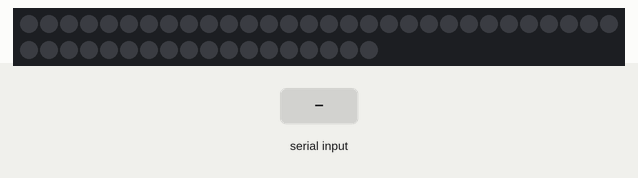
A sketch run on a simulated Arduino Uno, built with avr-gcc and run on an emulated ATmega328P. Shown: 48 RGB LEDs in strip order, left to right, continuing on the next row. The test bench sets the inputs (shaded band). Dim RGB values are drawn brighter than linear.

Above: at 1.2 s.
1.3 s: "SHIFT\n" received over Serial
At 1.35 s:
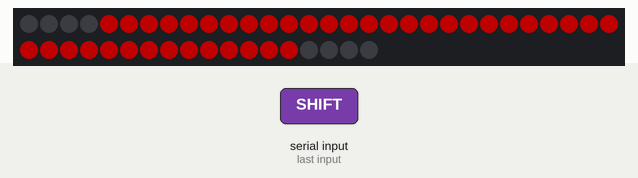
3.4 s: "YELLOW\n" received over Serial
At 3.46 s:
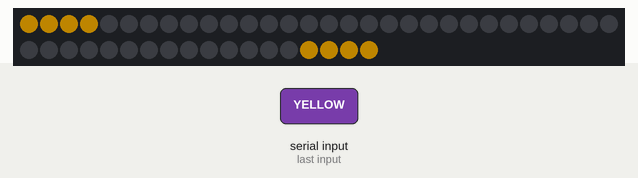
5.5 s: "BLUE\n" received over Serial
At 5.66 s:
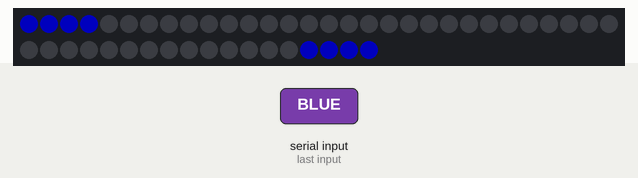
7.6 s: "GREEN\n" received over Serial
At 7.66 s:
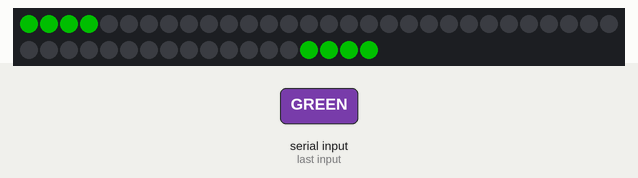
9.4 s: "RED\n" received over Serial
At 9.56 s:
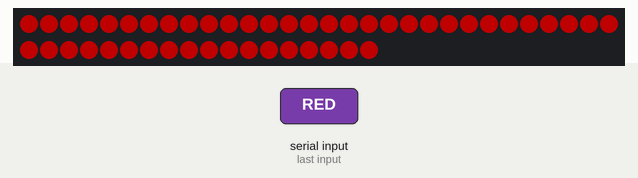
12.4 s: "RPM:\n" received over Serial
At 12.55 s:
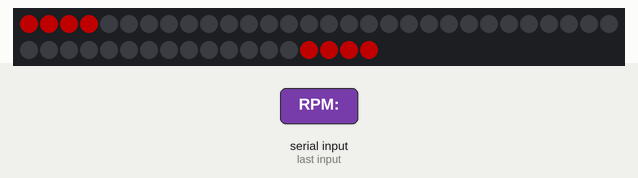

Measured:
- after the input at 1.3 s, the LEDs: change at once (image 1)
- after the input at 3.4 s, the LEDs: change at once (image 2)
- after the input at 5.5 s, the LEDs: first change at once (image 3 shows a later state)
- after the input at 7.6 s, the LEDs: change at once (image 4)
- after the input at 9.4 s, the LEDs: first change at once (image 5 shows a later state)
- after the input at 12.4 s, the LEDs: change at once (image 6)

The sketch:

universal_arduino.ino.ino
```cpp
#include <Adafruit_NeoPixel.h>

#define LED_PIN 6
#define NUM_LEDS 48

// =====================================================
// LED LAYOUT
// =====================================================
//
// 0 - 3   = LEFT FLAG LEDs
// 4 - 43  = 40 RPM LEDs
// 44 - 47 = RIGHT FLAG LEDs
//

#define FLAG_LEFT_START  0
#define RPM_START        4
#define RPM_END          43
#define FLAG_RIGHT_START 44

Adafruit_NeoPixel strip(
  NUM_LEDS,
  LED_PIN,
  NEO_GRB + NEO_KHZ800
);


// =====================================================
// RPM
// =====================================================

int maxRPM = 12000;
int currentRPM = 0;


// =====================================================
// SHIFT LIGHT
// =====================================================

bool shiftActive = false;
bool shiftBlinkState = false;

unsigned long lastShiftBlink = 0;

const unsigned long SHIFT_BLINK_INTERVAL = 100;


// =====================================================
// FLAG STATE
// =====================================================

enum FlagType {
  FLAG_NONE,
  FLAG_YELLOW,
  FLAG_RED,
  FLAG_BLUE,
  FLAG_GREEN
};

FlagType currentFlag = FLAG_NONE;


// =====================================================
// TIMERS
// =====================================================

unsigned long lastBlink = 0;
unsigned long greenStart = 0;

bool blinkState = true;

const unsigned long BLINK_INTERVAL = 300;
const unsigned long GREEN_DURATION = 3000;


// =====================================================
// COMMUNICATION WATCHDOG
// =====================================================

unsigned long lastCommandTime = 0;

const unsigned long CONNECTION_TIMEOUT = 3000;


// =====================================================
// RACE START
// =====================================================

bool raceStartActive = false;

int startLights = 0;


// =====================================================
// SETUP
// =====================================================

void setup() {

  strip.begin();

  strip.setBrightness(80);

  strip.show();

  Serial.begin(9600);

  lastCommandTime = millis();
}


// =====================================================
// MAIN LOOP
// =====================================================

void loop() {

  // ===================================================
  // SERIAL COMMANDS
  // ===================================================

  if (Serial.available()) {

    String command =
      Serial.readStringUntil('\n');

    command.trim();

    lastCommandTime = millis();


    // =================================================
    // RPM
    // =================================================

    if (command.startsWith("RPM:")) {

      int rpm =
        command.substring(4).toInt();

      currentRPM = rpm;

      // RPM command automatically exits shift mode
      shiftActive = false;

      showRPM(rpm);
    }


    // =================================================
    // MAX RPM
    // =================================================

    else if (command.startsWith("MAXRPM:")) {

      int detectedRPM =
        command.substring(7).toInt();

      if (detectedRPM > 0) {

        maxRPM = detectedRPM;

        Serial.print("MAX RPM: ");
        Serial.println(maxRPM);

        if (!raceStartActive && !shiftActive) {

          showRPM(currentRPM);
        }
      }
    }


    // =================================================
    // SHIFT
    // =================================================

    else if (command == "SHIFT") {

      if (!raceStartActive) {

        shiftActive = true;

        shiftBlinkState = true;

        lastShiftBlink = millis();

        showShiftLights();
      }
    }


    // =================================================
    // SHIFT OFF
    // =================================================

    else if (command == "SHIFT_OFF") {

      shiftActive = false;

      shiftBlinkState = false;

      if (!raceStartActive) {

        showRPM(currentRPM);
      }
    }


    // =================================================
    // YELLOW FLAG
    // =================================================

    else if (command == "YELLOW") {

      if (!raceStartActive) {

        currentFlag = FLAG_YELLOW;

        blinkState = true;

        lastBlink = millis();

        showFlag();
      }
    }


    // =================================================
    // RED FLAG
    // =================================================

    else if (command == "RED") {

      if (!raceStartActive) {

        currentFlag = FLAG_RED;

        blinkState = true;

        lastBlink = millis();

        showFlag();
      }
    }


    // =================================================
    // BLUE FLAG
    // =================================================

    else if (command == "BLUE") {

      if (!raceStartActive) {

        currentFlag = FLAG_BLUE;

        blinkState = true;

        lastBlink = millis();

        showFlag();
      }
    }


    // =================================================
    // GREEN FLAG
    // =================================================

    else if (command == "GREEN") {

      if (!raceStartActive) {

        currentFlag = FLAG_GREEN;

        greenStart = millis();

        showFlag();
      }
    }


    // =================================================
    // NO FLAG
    // =================================================

    else if (command == "NONE") {

      currentFlag = FLAG_NONE;

      clearFlags();

      strip.show();
    }


    // =================================================
    // ALL OFF
    // =================================================

    else if (command == "OFF") {

      currentFlag = FLAG_NONE;

      raceStartActive = false;

      startLights = 0;

      currentRPM = 0;

      shiftActive = false;

      clearAll();

      strip.show();
    }


    // =================================================
    // RACE START LIGHTS
    // =================================================

    else if (command.startsWith("START:")) {

      int lights =
        command.substring(6).toInt();

      startRaceLights(lights);
    }


    // =================================================
    // LIGHTS OUT
    // =================================================

    else if (command == "LIGHTSOUT") {

      raceStartActive = false;

      startLights = 0;

      shiftActive = false;

      clearAll();

      strip.show();
    }
  }


  // ===================================================
  // COMMUNICATION TIMEOUT
  // ===================================================

  if (
    millis() - lastCommandTime >=
    CONNECTION_TIMEOUT
  ) {

    currentFlag = FLAG_NONE;

    raceStartActive = false;

    startLights = 0;

    currentRPM = 0;

    shiftActive = false;

    clearAll();

    strip.show();

    lastCommandTime = millis();
  }


  // ===================================================
  // SHIFT LIGHT BLINK
  // ===================================================

  if (shiftActive && !raceStartActive) {

    if (
      millis() - lastShiftBlink >=
      SHIFT_BLINK_INTERVAL
    ) {

      lastShiftBlink = millis();

      shiftBlinkState = !shiftBlinkState;

      showShiftLights();
    }
  }


  // ===================================================
  // GREEN FLAG TIMER
  // ===================================================

  if (currentFlag == FLAG_GREEN) {

    if (
      millis() - greenStart >=
      GREEN_DURATION
    ) {

      currentFlag = FLAG_NONE;

      clearFlags();

      strip.show();
    }
  }


  // ===================================================
  // BLINK FLAGS
  // ===================================================

  if (
    currentFlag == FLAG_YELLOW ||
    currentFlag == FLAG_RED ||
    currentFlag == FLAG_BLUE
  ) {

    if (
      millis() - lastBlink >=
      BLINK_INTERVAL
    ) {

      lastBlink = millis();

      blinkState = !blinkState;

      showFlag();
    }
  }
}


// =====================================================
// RPM LIGHTS
// =====================================================
//
// 40 LEDs = 20 pairs.
//
// RPM progression:
//
// 0%  → 60%  = GREEN
// 60% → 80%  = YELLOW
// 80% → 90%  = ORANGE
// 90% → 100% = RED
//
// The colors are distributed across ALL 20 pairs.
//

void showRPM(int rpm) {

  // Don't overwrite race start lights

  if (raceStartActive) {

    return;
  }


  // Don't overwrite shift lights

  if (shiftActive) {

    return;
  }


  // Safety

  if (maxRPM <= 0) {

    maxRPM = 12000;
  }


  currentRPM = constrain(
    rpm,
    0,
    maxRPM
  );


  // ===================================================
  // RPM PERCENTAGE
  // ===================================================

  float rpmPercent =
    (float)currentRPM /
    (float)maxRPM;

  rpmPercent = constrain(
    rpmPercent,
    0.0,
    1.0
  );


  // ===================================================
  // 20 PAIRS
  // ===================================================

  const int totalPairs = 20;

  int pairs = (int)(
    rpmPercent *
    totalPairs
  );

  pairs = constrain(
    pairs,
    0,
    totalPairs
  );


  // ===================================================
  // CLEAR RPM LEDs
  // ===================================================

  for (
    int i = RPM_START;
    i <= RPM_END;
    i++
  ) {

    strip.setPixelColor(
      i,
      0
    );
  }


  // ===================================================
  // LIGHT PAIRS
  // ===================================================

  for (
    int pair = 0;
    pair < pairs;
    pair++
  ) {

    int leftLED =
      RPM_START + pair;

    int rightLED =
      RPM_END - pair;


    uint32_t color;


    // =================================================
    // GREEN
    //
    // PAIRS 0 - 11
    // 12 PAIRS
    // 60%
    // =================================================

    if (pair < 12) {

      color = strip.Color(
        0,
        255,
        0
      );
    }


    // =================================================
    // YELLOW
    //
    // PAIRS 12 - 15
    // 4 PAIRS
    // 20%
    // =================================================

    else if (pair < 16) {

      color = strip.Color(
        255,
        180,
        0
      );
    }


    // =================================================
    // ORANGE
    //
    // PAIRS 16 - 17
    // 2 PAIRS
    // 10%
    // =================================================

    else if (pair < 18) {

      color = strip.Color(
        255,
        70,
        0
      );
    }


    // =================================================
    // RED
    //
    // PAIRS 18 - 19
    // 2 PAIRS
    // 10%
    // =================================================

    else {

      color = strip.Color(
        255,
        0,
        0
      );
    }


    // =================================================
    // LEFT + RIGHT
    // =================================================

    strip.setPixelColor(
      leftLED,
      color
    );

    strip.setPixelColor(
      rightLED,
      color
    );
  }


  strip.show();
}


// =====================================================
// SHIFT LIGHTS
// =====================================================
//
// ALL 40 RPM LEDs blink together.
//
// ON  = all red
// OFF = all off
//
// This is triggered by:
// SHIFT
//
// And cancelled by:
// RPM:xxxx
// SHIFT_OFF
//

void showShiftLights() {

  if (raceStartActive) {

    return;
  }


  // ===================================================
  // CLEAR RPM SECTION
  // ===================================================

  for (
    int i = RPM_START;
    i <= RPM_END;
    i++
  ) {

    strip.setPixelColor(
      i,
      0
    );
  }


  // ===================================================
  // SHIFT ON
  // ===================================================

  if (shiftBlinkState) {

    for (
      int i = RPM_START;
      i <= RPM_END;
      i++
    ) {

      strip.setPixelColor(
        i,
        strip.Color(
          255,
          0,
          0
        )
      );
    }
  }


  strip.show();
}


// =====================================================
// RACE START LIGHTS
// =====================================================

void startRaceLights(int lights) {

  lights = constrain(
    lights,
    0,
    5
  );

  raceStartActive = true;

  startLights = lights;

  shiftActive = false;

  clearFlags();


  // ===================================================
  // START 1
  // ===================================================

  if (lights >= 1) {

    strip.setPixelColor(
      FLAG_LEFT_START + 0,
      strip.Color(255, 0, 0)
    );

    strip.setPixelColor(
      FLAG_RIGHT_START + 0,
      strip.Color(255, 0, 0)
    );
  }


  // ===================================================
  // START 2
  // ===================================================

  if (lights >= 2) {

    strip.setPixelColor(
      FLAG_LEFT_START + 1,
      strip.Color(255, 0, 0)
    );

    strip.setPixelColor(
      FLAG_RIGHT_START + 1,
      strip.Color(255, 0, 0)
    );
  }


  // ===================================================
  // START 3
  // ===================================================

  if (lights >= 3) {

    strip.setPixelColor(
      FLAG_LEFT_START + 2,
      strip.Color(255, 0, 0)
    );

    strip.setPixelColor(
      FLAG_RIGHT_START + 2,
      strip.Color(255, 0, 0)
    );
  }


  // ===================================================
  // START 4
  // ===================================================

  if (lights >= 4) {

    strip.setPixelColor(
      FLAG_LEFT_START + 3,
      strip.Color(255, 0, 0)
    );

    strip.setPixelColor(
      FLAG_RIGHT_START + 3,
      strip.Color(255, 0, 0)
    );
  }


  // ===================================================
  // START 5
  // ===================================================

  if (lights >= 5) {

    for (int i = 0; i < 4; i++) {

      strip.setPixelColor(
        FLAG_LEFT_START + i,
        strip.Color(255, 0, 0)
      );

      strip.setPixelColor(
        FLAG_RIGHT_START + i,
        strip.Color(255, 0, 0)
      );
    }
  }


  strip.show();
}


// =====================================================
// FLAG DISPLAY
// =====================================================

void showFlag() {

  if (raceStartActive) {

    return;
  }

  clearFlags();


  // ===================================================
  // BLINK OFF
  // ===================================================

  if (
    !blinkState &&
    (
      currentFlag == FLAG_YELLOW ||
      currentFlag == FLAG_RED ||
      currentFlag == FLAG_BLUE
    )
  ) {

    strip.show();

    return;
  }


  uint32_t color;


  // ===================================================
  // YELLOW
  // ===================================================

  if (currentFlag == FLAG_YELLOW) {

    color = strip.Color(
      255,
      180,
      0
    );
  }


  // ===================================================
  // RED
  // ===================================================

  else if (currentFlag == FLAG_RED) {

    color = strip.Color(
      255,
      0,
      0
    );
  }


  // ===================================================
  // BLUE
  // ===================================================

  else if (currentFlag == FLAG_BLUE) {

    color = strip.Color(
      0,
      0,
      255
    );
  }


  // ===================================================
  // GREEN
  // ===================================================

  else if (currentFlag == FLAG_GREEN) {

    color = strip.Color(
      0,
      255,
      0
    );
  }


  else {

    return;
  }


  // ===================================================
  // LEFT FLAGS
  // ===================================================

  for (int i = 0; i < 4; i++) {

    strip.setPixelColor(
      FLAG_LEFT_START + i,
      color
    );
  }


  // ===================================================
  // RIGHT FLAGS
  // ===================================================

  for (int i = 0; i < 4; i++) {

    strip.setPixelColor(
      FLAG_RIGHT_START + i,
      color
    );
  }


  strip.show();
}


// =====================================================
// CLEAR FLAGS
// =====================================================

void clearFlags() {

  for (int i = 0; i < 4; i++) {

    strip.setPixelColor(
      FLAG_LEFT_START + i,
      0
    );

    strip.setPixelColor(
      FLAG_RIGHT_START + i,
      0
    );
  }
}


// =====================================================
// CLEAR ALL
// =====================================================

void clearAll() {

  for (
    int i = 0;
    i < NUM_LEDS;
    i++
  ) {

    strip.setPixelColor(
      i,
      0
    );
  }
}
```
